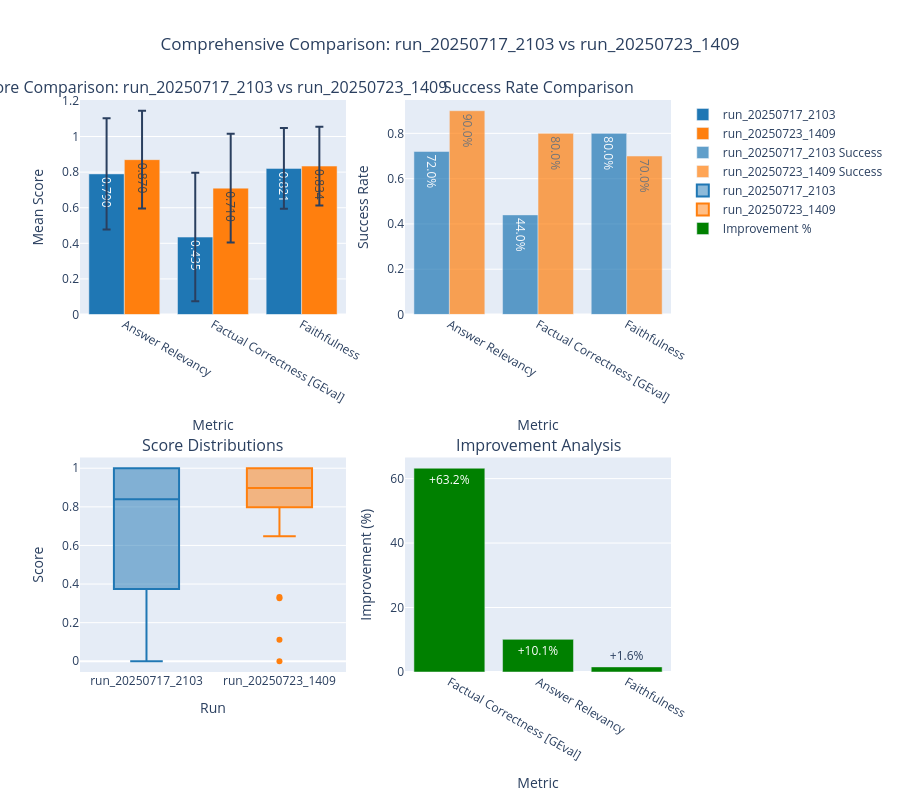

Here is the notebook cell this chart was saved with:
### Markdown cell above
# Create comparison dashboard (only runs in comparison mode)

### Code cell
if comparison_mode and multi_run_df is not None and len(multi_run_df['run_id'].unique()) == 2:
    
    print("🎯 Creating side-by-side comparison dashboard...")
    
    # Calculate summary statistics for both runs
    comparison_summary = multi_run_df.groupby(['run_id', 'metric_name']).agg({
        'score': ['mean', 'std', 'count'],
        'success': ['mean', 'sum'],
        'threshold': 'first'
    }).round(3)
    
    comparison_summary.columns = ['Mean_Score', 'Score_Std', 'Count', 'Success_Rate', 'Total_Success', 'Threshold']
    comparison_summary = comparison_summary.reset_index()
    
    # Display comparison table
    print("\n" + "="*60)
    print("SIDE-BY-SIDE COMPARISON SUMMARY")
    print("="*60)
    
    comparison_pivot = comparison_summary.pivot(index='metric_name', columns='run_id', values=['Mean_Score', 'Success_Rate'])
    print("\n📊 Mean Scores:")
    print(comparison_pivot['Mean_Score'].round(3))
    print("\n🎯 Success Rates:")
    print(comparison_pivot['Success_Rate'].round(3))
    
    # Create comprehensive comparison visualizations
    fig = make_subplots(
        rows=2, cols=2,
        subplot_titles=(
            f'Score Comparison: {run1_id} vs {run2_id}',
            f'Success Rate Comparison', 
            f'Score Distributions',
            f'Improvement Analysis'
        ),
        specs=[[{"type": "bar"}, {"type": "bar"}],
               [{"type": "box"}, {"type": "bar"}]]
    )
    
    metrics = multi_run_df['metric_name'].unique()
    colors = ['#1f77b4', '#ff7f0e']  # Blue for run1, Orange for run2
    
    # 1. Score comparison bar chart
    for i, run_id_current in enumerate([run1_id, run2_id]):
        run_summary = comparison_summary[comparison_summary['run_id'] == run_id_current]
        
        fig.add_trace(
            go.Bar(
                x=run_summary['metric_name'],
                y=run_summary['Mean_Score'],
                name=f'{run_id_current}',
                marker_color=colors[i],
                error_y=dict(type='data', array=run_summary['Score_Std']),
                text=[f"{val:.3f}" for val in run_summary['Mean_Score']],
                textposition='auto'
            ),
            row=1, col=1
        )
    
    # 2. Success rate comparison
    for i, run_id_current in enumerate([run1_id, run2_id]):
        run_summary = comparison_summary[comparison_summary['run_id'] == run_id_current]
        
        fig.add_trace(
            go.Bar(
                x=run_summary['metric_name'],
                y=run_summary['Success_Rate'],
                name=f'{run_id_current} Success',
                marker_color=colors[i],
                opacity=0.7,
                text=[f"{val:.1%}" for val in run_summary['Success_Rate']],
                textposition='auto'
            ),
            row=1, col=2
        )
    
    # 3. Box plots for score distributions
    for i, run_id_current in enumerate([run1_id, run2_id]):
        run_data = multi_run_df[multi_run_df['run_id'] == run_id_current]
        
        fig.add_trace(
            go.Box(
                y=run_data['score'],
                name=run_id_current,
                marker_color=colors[i],
                boxpoints='outliers'
            ),
            row=2, col=1
        )
    
    # 4. Improvement analysis (difference between runs)
    improvement_data = []
    run1_summary = comparison_summary[comparison_summary['run_id'] == run1_id]
    run2_summary = comparison_summary[comparison_summary['run_id'] == run2_id]
    
    for metric in metrics:
        run1_score = run1_summary[run1_summary['metric_name'] == metric]['Mean_Score'].iloc[0]
        run2_score = run2_summary[run2_summary['metric_name'] == metric]['Mean_Score'].iloc[0]
        improvement = ((run2_score - run1_score) / run1_score * 100) if run1_score != 0 else 0
        
        improvement_data.append({
            'metric': metric,
            'improvement': improvement,
            'run1_score': run1_score,
            'run2_score': run2_score
        })
    
    improvement_df = pd.DataFrame(improvement_data)
    
    fig.add_trace(
        go.Bar(
            x=improvement_df['metric'],
            y=improvement_df['improvement'],
            name='Improvement %',
            marker_color=['green' if x > 0 else 'red' for x in improvement_df['improvement']],
            text=[f"{val:+.1f}%" for val in improvement_df['improvement']],
            textposition='auto'
        ),
        row=2, col=2
    )
    
    # Update layout
    fig.update_layout(
        height=800,
        title_text=f"Comprehensive Comparison: {run1_id} vs {run2_id}",
        title_x=0.5,
        showlegend=True
    )
    
    # Update axes labels
    fig.update_xaxes(title_text="Metric", row=1, col=1)
    fig.update_yaxes(title_text="Mean Score", row=1, col=1)
    
    fig.update_xaxes(title_text="Metric", row=1, col=2)
    fig.update_yaxes(title_text="Success Rate", row=1, col=2)
    
    fig.update_xaxes(title_text="Run", row=2, col=1)
    fig.update_yaxes(title_text="Score", row=2, col=1)
    
    fig.update_xaxes(title_text="Metric", row=2, col=2)
    fig.update_yaxes(title_text="Improvement (%)", row=2, col=2)
    
    fig.show()
    
    # Print detailed improvement analysis
    print(f"\n📈 DETAILED IMPROVEMENT ANALYSIS ({run2_id} vs {run1_id}):")
    for _, row in improvement_df.iterrows():
        if row['improvement'] > 0:
            status = f"📈 IMPROVED by {row['improvement']:.1f}%"
        elif row['improvement'] < 0:
            status = f"📉 DECLINED by {abs(row['improvement']):.1f}%"
        else:
            status = f"➡️  NO CHANGE"
        
        print(f"  {row['metric']}: {status}")
        print(f"    {run1_id}: {row['run1_score']:.3f} → {run2_id}: {row['run2_score']:.3f}")
    
    # Statistical significance test
    print(f"\n🔬 STATISTICAL SIGNIFICANCE TESTS:")
    try:
        from scipy import stats
        
        for metric in metrics:
            run1_scores = multi_run_df[(multi_run_df['run_id'] == run1_id) & 
                                       (multi_run_df['metric_name'] == metric)]['score'].values
            run2_scores = multi_run_df[(multi_run_df['run_id'] == run2_id) & 
                                       (multi_run_df['metric_name'] == metric)]['score'].values
            
            if len(run1_scores) > 1 and len(run2_scores) > 1:
                try:
                    t_stat, p_value = stats.ttest_ind(run1_scores, run2_scores)
                    significance = "🔴 Significant" if p_value < 0.05 else "🟢 Not significant"
                    print(f"  {metric}: t-stat={t_stat:.3f}, p-value={p_value:.4f} - {significance}")
                except:
                    print(f"  {metric}: Could not perform t-test")
            else:
                print(f"  {metric}: Insufficient data for statistical test")
    except ImportError:
        print("  ⚠️  scipy not available for statistical tests")

elif comparison_mode:
    print("⚠️ Comparison mode is enabled but data loading failed.")
    print("💡 Please check your file2 path in the configuration section.")
else:
    print("ℹ️ Comparison analysis skipped - only one file configured.")
    print("💡 To enable comparison, set both file1 and file2 in the configuration section.")

### Figure 1 — Plotly figure (JSON) as saved in the notebook; plotly's stock layout.template omitted (floating-point values rounded to 4 significant figures; data arrays with more than 128 entries replaced by an {"elided": "..."} marker saying what was removed)
{"data": [{"error_y": {"array": [0.313, 0.361, 0.227], "type": "data"}, "marker": {"color": "#1f77b4"}, "name": "run_20250717_2103", "text": ["0.790", "0.435", "0.821"], "textposition": "auto", "type": "bar", "x": ["Answer Relevancy", "Factual Correctness [GEval]", "Faithfulness"], "xaxis": "x", "y": [0.79, 0.435, 0.821], "yaxis": "y"}, {"error_y": {"array": [0.275, 0.305, 0.221], "type": "data"}, "marker": {"color": "#ff7f0e"}, "name": "run_20250723_1409", "text": ["0.870", "0.710", "0.834"], "textposition": "auto", "type": "bar", "x": ["Answer Relevancy", "Factual Correctness [GEval]", "Faithfulness"], "xaxis": "x", "y": [0.87, 0.71, 0.834], "yaxis": "y"}, {"marker": {"color": "#1f77b4"}, "name": "run_20250717_2103 Success", "opacity": 0.7, "text": ["72.0%", "44.0%", "80.0%"], "textposition": "auto", "type": "bar", "x": ["Answer Relevancy", "Factual Correctness [GEval]", "Faithfulness"], "xaxis": "x2", "y": [0.72, 0.44, 0.8], "yaxis": "y2"}, {"marker": {"color": "#ff7f0e"}, "name": "run_20250723_1409 Success", "opacity": 0.7, "text": ["90.0%", "80.0%", "70.0%"], "textposition": "auto", "type": "bar", "x": ["Answer Relevancy", "Factual Correctness [GEval]", "Faithfulness"], "xaxis": "x2", "y": [0.9, 0.8, 0.7], "yaxis": "y2"}, {"boxpoints": "outliers", "marker": {"color": "#1f77b4"}, "name": "run_20250717_2103", "type": "box", "xaxis": "x3", "y": {"elided": "150 float values"}, "yaxis": "y3"}, {"boxpoints": "outliers", "marker": {"color": "#ff7f0e"}, "name": "run_20250723_1409", "type": "box", "xaxis": "x3", "y": [0.898, 1.0, 1.0, 0.0, 0.1111, 0.3333, 0.9777, 0.9, 0.8889, 0.8053, 1.0, 1.0, 0.8977, 1.0, 0.9091, 0.7622, 0.8889, 0.9048, 0.7977, 0.8043, 1.0, 0.8148, 1.0, 0.6471, 0.3267, 1.0, 1.0, 0.8169, 1.0, 0.6562], "yaxis": "y3"}, {"marker": {"color": ["green", "green", "green"]}, "name": "Improvement %", "text": ["+63.2%", "+10.1%", "+1.6%"], "textposition": "auto", "type": "bar", "x": ["Factual Correctness [GEval]", "Answer Relevancy", "Faithfulness"], "xaxis": "x4", "y": [63.22, 10.13, 1.583], "yaxis": "y4"}], "layout": {"annotations": [{"font": {"size": 16}, "showarrow": false, "text": "Score Comparison: run_20250717_2103 vs run_20250723_1409", "x": 0.225, "xanchor": "center", "xref": "paper", "y": 1, "yanchor": "bottom", "yref": "paper"}, {"font": {"size": 16}, "showarrow": false, "text": "Success Rate Comparison", "x": 0.775, "xanchor": "center", "xref": "paper", "y": 1, "yanchor": "bottom", "yref": "paper"}, {"font": {"size": 16}, "showarrow": false, "text": "Score Distributions", "x": 0.225, "xanchor": "center", "xref": "paper", "y": 0.375, "yanchor": "bottom", "yref": "paper"}, {"font": {"size": 16}, "showarrow": false, "text": "Improvement Analysis", "x": 0.775, "xanchor": "center", "xref": "paper", "y": 0.375, "yanchor": "bottom", "yref": "paper"}], "height": 800, "showlegend": true, "title": {"text": "Comprehensive Comparison: run_20250717_2103 vs run_20250723_1409", "x": 0.5}, "xaxis": {"anchor": "y", "domain": [0, 0.45], "title": {"text": "Metric"}}, "xaxis2": {"anchor": "y2", "domain": [0.55, 1], "title": {"text": "Metric"}}, "xaxis3": {"anchor": "y3", "domain": [0, 0.45], "title": {"text": "Run"}}, "xaxis4": {"anchor": "y4", "domain": [0.55, 1], "title": {"text": "Metric"}}, "yaxis": {"anchor": "x", "domain": [0.625, 1], "title": {"text": "Mean Score"}}, "yaxis2": {"anchor": "x2", "domain": [0.625, 1], "title": {"text": "Success Rate"}}, "yaxis3": {"anchor": "x3", "domain": [0, 0.375], "title": {"text": "Score"}}, "yaxis4": {"anchor": "x4", "domain": [0, 0.375], "title": {"text": "Improvement (%)"}}}}
